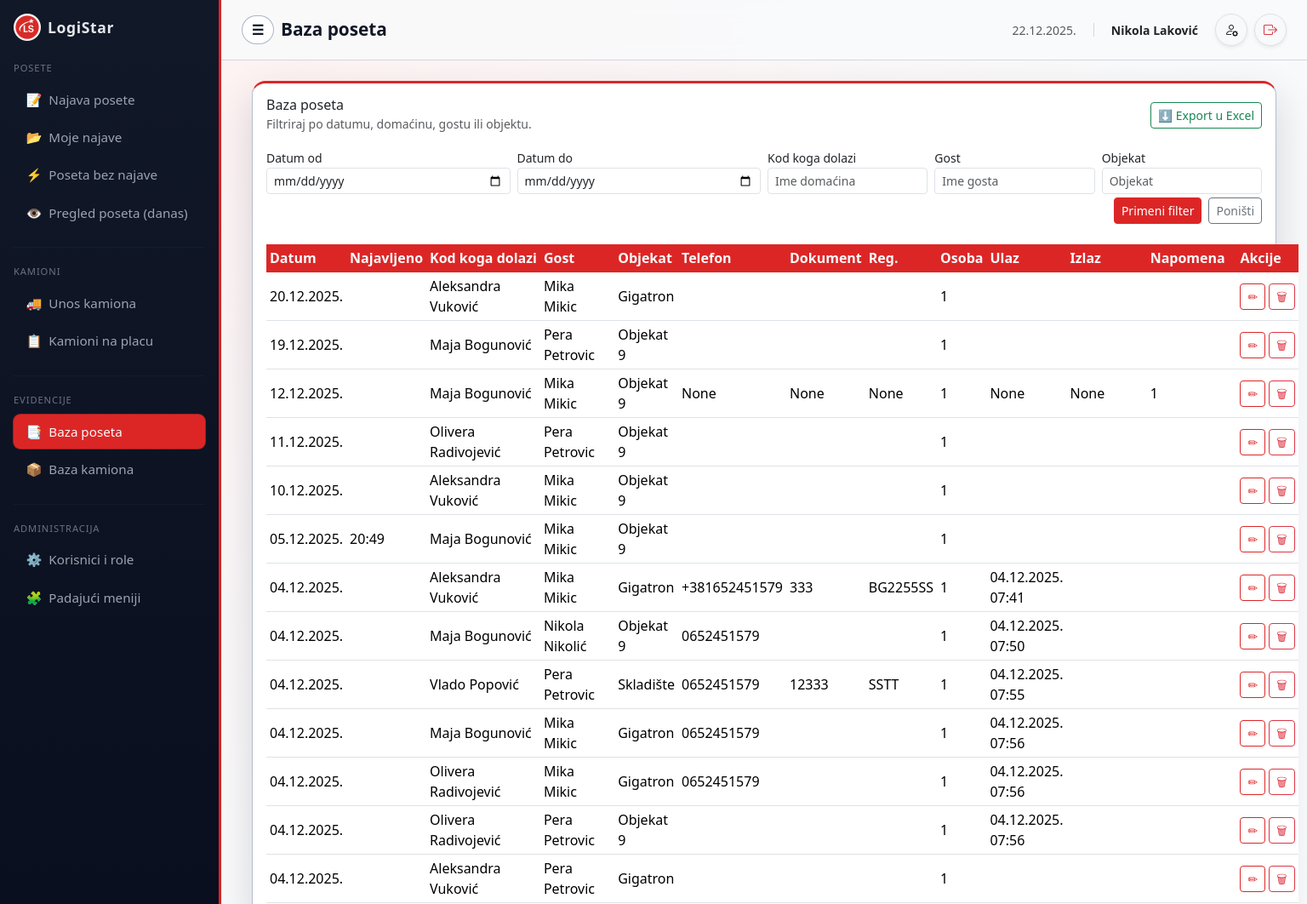
The page /security/posete (signed in, upper part) on the database as committed earlier.
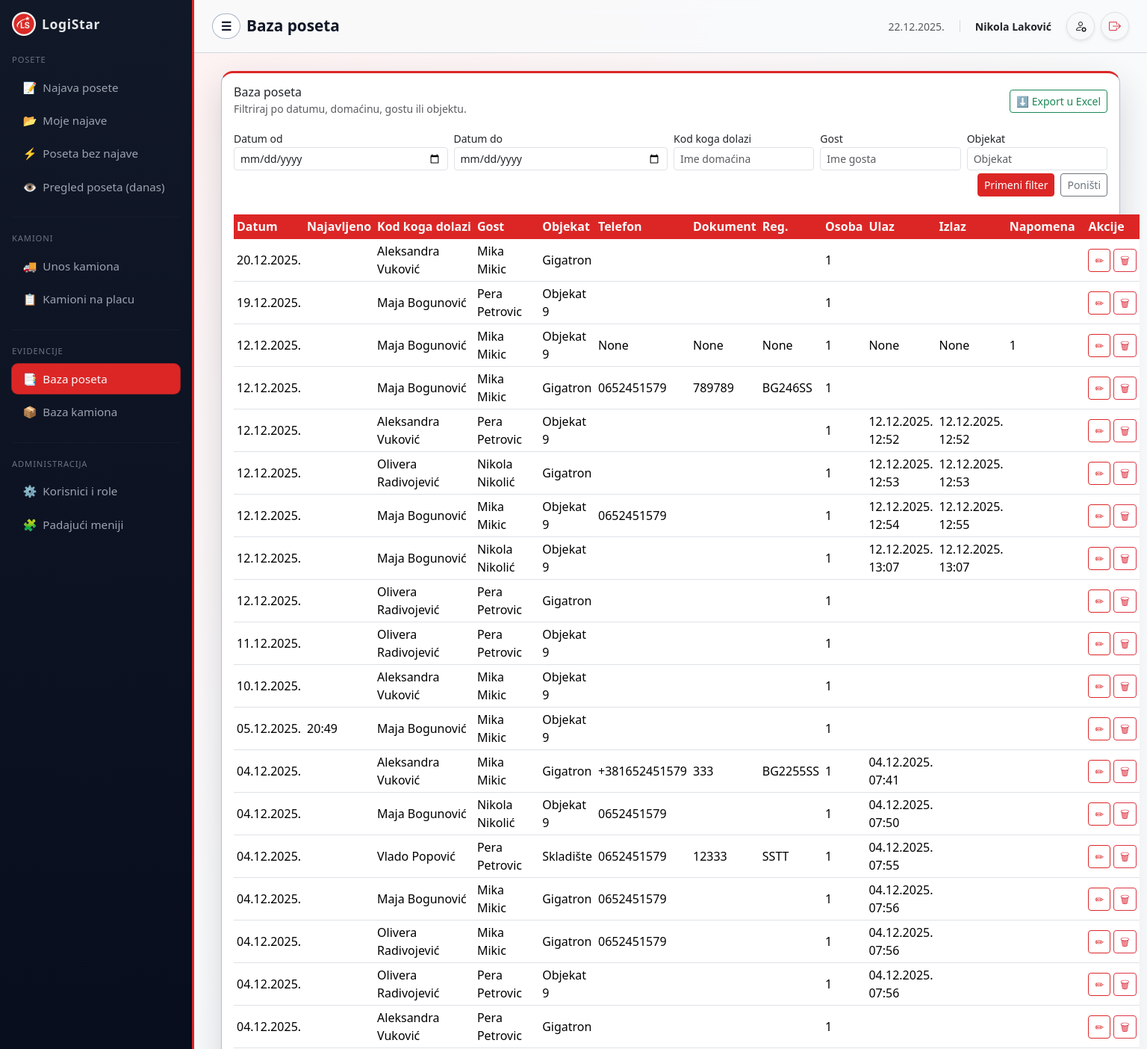
The same page on the database as committed later.
### tables this page shows
CREATE TABLE "visits" (
	"id"	INTEGER,
	"arrival_date"	TEXT NOT NULL,
	"expected_time"	TEXT,
	"host_employee"	TEXT NOT NULL,
	"phone"	TEXT,
	"object_name"	TEXT NOT NULL,
	"guest_name"	TEXT NOT NULL,
	"document_number"	TEXT,
	"vehicle_plate"	TEXT,
	"note"	TEXT,
	"persons_count"	INTEGER,
	"entry_time"	TEXT,
	"exit_time"	TEXT,
	"created_by"	TEXT,
	"status"	TEXT,
	PRIMARY KEY("id" AUTOINCREMENT)
);

### app.py (the view)
@app.route("/security/posete", methods=["GET"])
@require_role("admin", "security_chief")
def security_posete():
    conn = get_db()
    cur = conn.cursor()
    date_from = request.args.get("date_from") or None
    date_to = request.args.get("date_to") or None
    host = (request.args.get("host") or "").strip()
    obj = (request.args.get("object_name") or "").strip()
    guest = (request.args.get("guest_name") or "").strip()
    query = "SELECT * FROM visits WHERE 1=1"
    params = []
    if date_from:
        query += " AND arrival_date >= ?"
        params.append(date_from)
    if date_to:
        query += " AND arrival_date <= ?"
        params.append(date_to)
    if host:
        query += " AND host_employee LIKE ?"
        params.append(f"%{host}%")
    if obj:
        query += " AND object_name LIKE ?"
        params.append(f"%{obj}%")
    if guest:
        query += " AND guest_name LIKE ?"
        params.append(f"%{guest}%")
    query += " ORDER BY arrival_date DESC, expected_time"
    rows = cur.execute(query, params).fetchall()
    conn.close()
    return render_template(
        "security_posete.html",
        page_title="Baza poseta",
        rows=rows,
        filters={
            "date_from": date_from or "",
            "date_to": date_to or "",
            "host": host,
            "object_name": obj,
            "guest_name": guest,
        },
        date_today=date.today().strftime("%d.%m.%Y."),
    )

### app.py (called while the page is built)
@app.template_filter('date_sr')
def date_sr_filter(value):
    if not value:
        return ''
    s = str(value)
    if len(s) == 10 and s[4] == '-' and s[7] == '-':
        return f"{s[8:10]}.{s[5:7]}.{s[0:4]}."
    if len(s) >= 16 and s[4] == '-' and s[10] == ' ':
        date_part = f"{s[8:10]}.{s[5:7]}.{s[0:4]}."
        time_part = s[11:16]
        return f"{date_part} {time_part}"
    return s

def get_db():
    conn = sqlite3.connect(DB_PATH)
    conn.row_factory = sqlite3.Row
    return conn

def require_role(*allowed_roles):
    def decorator(view_func):
        @wraps(view_func)
        def wrapped_view(*args, **kwargs):
            if "user_email" not in session:
                next_url = request.path
                return redirect(url_for("login", next=next_url))
            role = session.get("role")
            if allowed_roles and role not in allowed_roles:
                return redirect(url_for("no_access"))
            return view_func(*args, **kwargs)
        return wrapped_view
    return decorator

### templates/security_posete.html
{% extends "base.html" %}
{% block content %}
<div class="card card-soft p-3">
  <div class="d-flex justify-content-between align-items-center mb-3">
    <div>
      <h6 class="mb-0">Baza poseta</h6>
      <small class="text-muted">
        Filtriraj po datumu, domaćinu, gostu ili objektu.
      </small>
    </div>
    <div>
      <a class="btn btn-sm btn-outline-success"
         href="{{ url_for('security_posete_export',
                          date_from=filters.date_from,
                          date_to=filters.date_to,
                          host=filters.host,
                          object_name=filters.object_name,
                          guest_name=filters.guest_name) }}">
        ⬇️ Export u Excel
      </a>
    </div>
  </div>
  <form method="get" class="row g-2 mb-4">
    <div class="col-6 col-md-3">
      <label class="form-label small mb-0">Datum od</label>
      <input type="date" name="date_from" class="form-control form-control-sm"
             value="{{ filters.date_from }}">
    </div>
    <div class="col-6 col-md-3">
      <label class="form-label small mb-0">Datum do</label>
      <input type="date" name="date_to" class="form-control form-control-sm"
             value="{{ filters.date_to }}">
    </div>
    <div class="col-6 col-md-2">
      <label class="form-label small mb-0">Kod koga dolazi</label>
      <input type="text" name="host" class="form-control form-control-sm"
             placeholder="Ime domaćina" value="{{ filters.host }}">
    </div>
    <div class="col-6 col-md-2">
      <label class="form-label small mb-0">Gost</label>
      <input type="text" name="guest_name" class="form-control form-control-sm"
             placeholder="Ime gosta" value="{{ filters.guest_name }}">
    </div>
    <div class="col-6 col-md-2">
      <label class="form-label small mb-0">Objekat</label>
      <input type="text" name="object_name" class="form-control form-control-sm"
             placeholder="Objekat" value="{{ filters.object_name }}">
    </div>
    <div class="col-12 d-flex justify-content-end align-items-end mt-1">
      <button type="submit" class="btn btn-primary btn-sm me-2">Primeni filter</button>
      <a href="{{ url_for('security_posete') }}" class="btn btn-outline-secondary btn-sm">Poništi</a>
    </div>
  </form>
  <div>
    <table class="table table-soft table-sm align-middle data-table-scroll" id="table_posete" style="width:100%">
      <thead>
        <tr>
          <th>Datum</th>
          <th>Najavljeno</th>
          <th>Kod koga dolazi</th>
          <th>Gost</th>
          <th>Objekat</th>
          <th>Telefon</th>
          <th>Dokument</th>
          <th>Reg.</th>
          <th>Osoba</th>
          <th>Ulaz</th>
          <th>Izlaz</th>
          <th>Napomena</th>
          <th>Akcije</th>
        </tr>
      </thead>
      <tbody>
        {% for r in rows %}
        <tr>
          <td>{{ r.arrival_date | date_sr }}</td>
          <td>{{ r.expected_time or '' }}</td>
          <td>{{ r.host_employee }}</td>
          <td>{{ r.guest_name }}</td>
          <td>{{ r.object_name }}</td>
          <td>{{ r.phone }}</td>
          <td>{{ r.document_number }}</td>
          <td>{{ r.vehicle_plate }}</td>
          <td>{{ r.persons_count }}</td>
          <td>{{ r.entry_time | date_sr }}</td>
          <td>{{ r.exit_time | date_sr }}</td>
          <td>{{ r.note }}</td>
          <td>
            {% if session.get('role') == 'admin' %}
            <div class="d-flex gap-1">
              <a href="{{ url_for('security_posete_edit', visit_id=r.id) }}"
                 class="btn btn-sm btn-outline-primary" title="Izmeni">✏</a>
              <form method="post"
                    action="{{ url_for('security_posete_delete', visit_id=r.id) }}"
                    onsubmit="return confirm('Da li sigurno želiš da obrišeš ovu posetu?');">
                <button type="submit" class="btn btn-sm btn-outline-danger" title="Obriši">🗑</button>
              </form>
            </div>
            {% endif %}
          </td>
        </tr>
        {% endfor %}
      </tbody>
    </table>
  </div>
</div>
{% endblock %}

### templates/base.html (shortened to what this page needs)
<!doctype html>
<html lang="sr">
<head>
  <link href="https://cdn.jsdelivr.net/npm/bootstrap@5.3.3/dist/css/bootstrap.min.css" rel="stylesheet">
  <link rel="stylesheet" href="https://cdn.jsdelivr.net/npm/bootstrap-icons@1.11.3/font/bootstrap-icons.min.css">
  <link rel="stylesheet" href="https://cdn.datatables.net/1.13.8/css/dataTables.bootstrap5.min.css">
</head>
<body>
<div class="d-flex app-shell">
  <aside class="app-sidebar d-flex flex-column p-3">
    <div class="d-flex align-items-center justify-content-between mb-4">
      <div class="brand d-flex align-items-center gap-2">
        <img src="{{ url_for('static', filename='logo.png') }}"
             alt="Logo"
             style="height: 32px; width: auto; object-fit: contain;">
        <span style="font-weight: 600; font-size: 1.1rem;">LogiStar</span>
      </div>
    </div>
    {% set role = session.get('role') %}
    <nav class="nav flex-column gap-1 small">
      <span class="text-xs text-uppercase text-gray-400 mb-1"
            style="font-size:0.7rem; letter-spacing: .08em; color:#6b7280;">Posete</span>
      {% if role in ['admin', 'employee', 'security_chief'] %}
      <a href="{{ url_for('posete_najava') }}"
         class="nav-link {% if request.endpoint == 'posete_najava' %}active{% endif %}">
        <span>📝</span><span>Najava posete</span>
      </a>
        <a href="{{ url_for('moje_najave') }}"
         class="nav-link {% if request.endpoint == 'moje_najave' %}active{% endif %}">
        <span>📂</span><span>Moje najave</span>
      </a>
      {% endif %}
      {% if role in ['admin', 'portirnica', 'security_chief'] %}
      <a href="{{ url_for('posete_nenajavljena') }}"
         class="nav-link {% if request.endpoint == 'posete_nenajavljena' %}active{% endif %}">
        <span>⚡</span><span>Poseta bez najave</span>
      </a>
      <a href="{{ url_for('posete_portirnica') }}"
         class="nav-link {% if request.endpoint == 'posete_portirnica' %}active{% endif %}">
        <span>👁️</span><span>Pregled poseta (danas)</span>
      </a>
      {% endif %}
      <hr class="my-3" style="border-color: rgba(55,65,81,0.7);">
      <span class="text-xs text-uppercase text-gray-400 mb-1"
            style="font-size:0.7rem; letter-spacing: .08em; color:#6b7280;">Kamioni</span>
      {% if role in ['admin', 'portirnica', 'security_chief'] %}
      <a href="{{ url_for('kamioni_unos') }}"
         class="nav-link {% if request.endpoint == 'kamioni_unos' %}active{% endif %}">
        <span>🚚</span><span>Unos kamiona</span>
      </a>
      <a href="{{ url_for('kamioni_portirnica') }}"
         class="nav-link {% if request.endpoint == 'kamioni_portirnica' %}active{% endif %}">
        <span>📋</span><span>Kamioni na placu</span>
      </a>
      {% endif %}
      {% if role in ['admin', 'security_chief'] %}
      <hr class="my-3" style="border-color: rgba(55,65,81,0.7);">
      <span class="text-xs text-uppercase text-gray-400 mb-1"
            style="font-size:0.7rem; letter-spacing: .08em; color:#6b7280;">Evidencije</span>
      <a href="{{ url_for('security_posete') }}"
         class="nav-link {% if request.endpoint == 'security_posete' %}active{% endif %}">
        <span>📑</span><span>Baza poseta</span>
      </a>
      <a href="{{ url_for('security_kamioni') }}"
         class="nav-link {% if request.endpoint == 'security_kamioni' %}active{% endif %}">
        <span>📦</span><span>Baza kamiona</span>
      </a>
      {% endif %}
      {% if role == 'admin' %}
      <hr class="my-3" style="border-color: rgba(55,65,81,0.7);">
      <span class="text-xs text-uppercase text-gray-400 mb-1"
            style="font-size:0.7rem; letter-spacing: .08em; color:#6b7280;">Administracija</span>
      <a href="{{ url_for('admin_users') }}"
         class="nav-link {% if request.endpoint == 'admin_users' %}active{% endif %}">
        <span>⚙️</span><span>Korisnici i role</span>
      </a>
      <a href="{{ url_for('admin_lookups') }}"
         class="nav-link {% if request.endpoint == 'admin_lookups' %}active{% endif %}">
        <span>🧩</span><span>Padajući meniji</span>
      </a>
      {% endif %}
    </nav>
  </aside>
  <main class="app-main d-flex flex-column">
    <header class="app-header px-4 py-3 d-flex align-items-center justify-content-between">
      <div class="d-flex align-items-center gap-2">
        <button type="button" class="sidebar-toggle-btn" onclick="toggleSidebar()" title="Prikaži/sakrij meni" id="sidebarToggle">
            <span class="sidebar-toggle-icon">☰</span>
        </button>
        <div class="page-title">{{ page_title or "LogiStar Evidencija" }}</div>
      </div>
      <div class="d-flex align-items-center gap-3">
        <div class="text-muted small d-none d-sm-block">
          {{ date_today }}
        </div>
        <div class="fw-semibold small text-dark d-none d-md-block">
          {{ session.get('full_name', '') }}
        </div>
        <div class="d-flex gap-2 ms-1">
            <a href="{{ url_for('change_password') }}"
               class="btn btn-light border btn-icon rounded-circle shadow-sm"
               title="Moj profil / Promena lozinke">
               <i class="bi bi-person-gear text-dark fs-6"></i>
            </a>
            <a href="{{ url_for('logout') }}"
               class="btn btn-light border btn-icon rounded-circle shadow-sm"
               title="Odjavi se">
               <i class="bi bi-box-arrow-right text-danger fs-6"></i>
            </a>
        </div>
      </div>
    </header>
    <section class="flex-grow-1 p-4">
      <div class="container-fluid">
        {% block content %}{% endblock %}
      </div>
    </section>
  </main>
</div>
</body>
</html>

### templates/base.html (style rules this page uses)
:root { --ls-red: #dc2626; --ls-red-soft: #fee2e2; --ls-gray-light: #f3f4f6; --ls-dark: #0f172a; --sidebar-width: 260px; }
body { background: var(--ls-gray-light); font-family: system-ui, -apple-system, BlinkMacSystemFont, "Segoe UI", sans-serif; overflow-x: hidden; }
.app-shell { min-height: 100vh; display: flex; }
.app-sidebar { width: var(--sidebar-width); min-width: var(--sidebar-width); min-height: 100vh; background: linear-gradient(180deg, #111827, #020617); color: #e5e7eb; transition: margin-left 0.3s ease; border-right: 3px solid var(--ls-red); }
.app-main { flex-grow: 1; min-width: 0; min-height: 100vh; background: radial-gradient(circle at top left, #fef2f2 0, #f9fafb 45%, #f3f4f6 100%); transition: all 0.3s ease; }
.btn-icon { width: 38px; height: 38px; display: flex; align-items: center; justify-content: center; transition: all 0.2s; }
.sidebar-toggle-icon { display: inline-block; width: 20px; text-align: center; font-style: normal; font-weight: bold; transition: transform 0.3s ease; }
.app-sidebar .brand { font-size: 1.25rem; font-weight: 600; letter-spacing: 0.03em; }
.app-sidebar .nav-link { color: #9ca3af; border-radius: 0.5rem; padding: 0.55rem 0.9rem; font-size: 0.95rem; display: flex; align-items: center; gap: .5rem; transition: background 0.15s ease, color 0.15s ease; }
.app-sidebar .nav-link.active { background: var(--ls-red); color: #f9fafb; box-shadow: 0 0 0 1px rgba(220, 38, 38, 0.7); }
.app-header { border-bottom: 1px solid rgba(148, 163, 184, 0.4); backdrop-filter: blur(10px); background: rgba(249, 250, 251, 0.9); }
.page-title { font-size: 1.3rem; font-weight: 600; color: #111827; }
.card-soft { border-radius: 1rem; border: 1px solid rgba(148, 163, 184, 0.7); box-shadow: 0 18px 45px rgba(15, 23, 42, 0.16); background: rgba(255, 255, 255, 0.96); border-top: 3px solid var(--ls-red); }
.table-soft thead th { background: var(--ls-red); color: #f9fafb; border-color: var(--ls-red) !important; white-space: nowrap; }
.table-soft tbody tr:nth-child(odd) { background: #ffffff; }
.table-soft tbody tr:nth-child(even) { background: var(--ls-gray-light); }
.sidebar-toggle-btn { border-radius: 999px; border: 1px solid rgba(148, 163, 184, 0.8); background: #ffffff; color: #111827; padding: 0.25rem 0.5rem; }
.btn-primary { background-color: var(--ls-red); border-color: var(--ls-red); }
.btn-outline-primary { color: var(--ls-red); border-color: var(--ls-red); }

Rows that differ between the two databases and show on the page:
added visits: arrival_date "12.12.2025.", host_employee "Maja Bogunović", guest_name "Mika Mikic", object_name "Gigatron", phone "0652451579", document_number "789789", vehicle_plate "BG246SS", persons_count "1"
added visits: arrival_date "12.12.2025.", host_employee "Aleksandra Vuković", guest_name "Pera Petrovic", object_name "Objekat 9", persons_count "1", entry_time "12.12.2025. 12:52", exit_time "12.12.2025. 12:52"
added visits: arrival_date "12.12.2025.", host_employee "Olivera Radivojević", guest_name "Nikola Nikolić", object_name "Gigatron", persons_count "1", entry_time "12.12.2025. 12:53", exit_time "12.12.2025. 12:53"
added visits: arrival_date "12.12.2025.", host_employee "Maja Bogunović", guest_name "Mika Mikic", object_name "Objekat 9", phone "0652451579", persons_count "1", entry_time "12.12.2025. 12:54", exit_time "12.12.2025. 12:55"
added visits: arrival_date "12.12.2025.", host_employee "Maja Bogunović", guest_name "Nikola Nikolić", object_name "Objekat 9", persons_count "1", entry_time "12.12.2025. 13:07", exit_time "12.12.2025. 13:07"
added visits: arrival_date "12.12.2025.", host_employee "Olivera Radivojević", guest_name "Pera Petrovic", object_name "Gigatron", persons_count "1"
